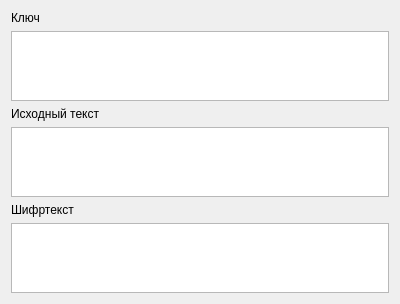
<?xml version="1.0" encoding="UTF-8"?>
<ui version="4.0">
 <class>Vernam</class>
 <widget class="QWidget" name="Vernam">
  <property name="geometry">
   <rect>
    <x>0</x>
    <y>0</y>
    <width>400</width>
    <height>300</height>
   </rect>
  </property>
  <property name="windowTitle">
   <string>Шифр Вернама</string>
  </property>
  <layout class="QVBoxLayout" name="verticalLayout">
   <item>
    <widget class="QLabel" name="KeyLabel">
     <property name="text">
      <string>Ключ</string>
     </property>
    </widget>
   </item>
   <item>
    <widget class="QPlainTextEdit" name="KeyEdit"/>
   </item>
   <item>
    <widget class="QLabel" name="MessageLabel">
     <property name="text">
      <string>Исходный текст</string>
     </property>
    </widget>
   </item>
   <item>
    <widget class="QPlainTextEdit" name="MessageEdit"/>
   </item>
   <item>
    <widget class="QLabel" name="CodeLabel">
     <property name="text">
      <string>Шифртекст</string>
     </property>
    </widget>
   </item>
   <item>
    <widget class="QPlainTextEdit" name="CodeEdit"/>
   </item>
  </layout>
 </widget>
 <resources/>
 <connections/>
</ui>
